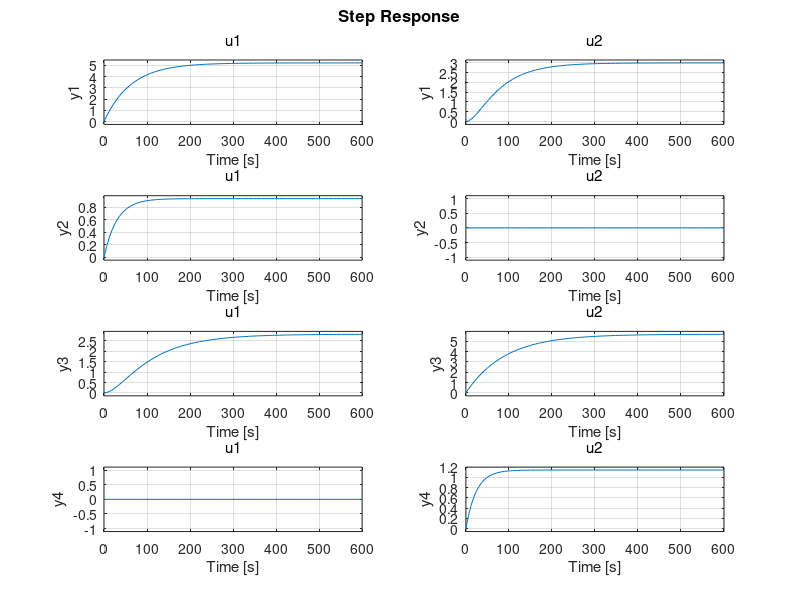
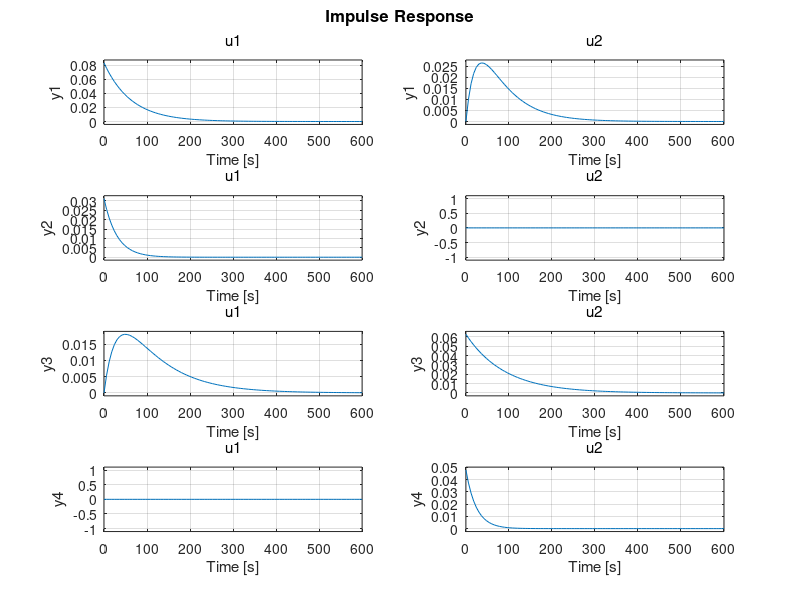

These figures' MATLAB source, in order: (Note: this script raises an error after producing the figures.)
%  General Parameters
A1 = 28;    % [cm^2]
A2 = 32;    % [cm^2]
A3 = A1;    % [cm^2]
A4 = A2;    % [cm^2]
a1 = 0.071; % [cm^2]
a2 = 0.057; % [cm^2]
a3 = a1;    % [cm^2]
a4 = a2;    % [cm^2]
kc = 0.50;  % [V/cm]
g = 981;    % [cm/s^2]

% % Parameters P- MINIMUM PHASE
h10 = 12.4; % [cm]
h20 = 12.7; % [cm]
h30 = 1.8;  % [cm]
h40 = 1.4;  % [cm]
v10 = 3.00; % [V]
v20 = 3.00; % [V]
k1 = 3.33;  % [cm^3/V*s]
k2 = 3.35;  % [cm^3/V*s]
gamma1 = 0.7;
gamma2 = 0.6;

% Parameters P+ NON-MINIMUM PHASE
% h10 = 12.6; % [cm]
% h20 = 13; % [cm]
% h30 = 4.8;  % [cm]
% h40 = 4.9;  % [cm]
% v10 = 3.15; % [V]
% v20 = 3.15; % [V]
% k1 = 3.14;  % [cm^3/V*s]
% k2 = 3.19;  % [cm^3/V*s]
% gamma1 = 0.43;
% gamma2 = 0.34;

% Parameters that depends on the operating condition
T1 = A1/a1*sqrt(2*h10/g);
T2 = A2/a2*sqrt(2*h20/g);
T3 = A3/a3*sqrt(2*h30/g);
T4 = A4/a4*sqrt(2*h40/g);
c1 = T1*k1*kc/A1;
c2 = T2*k2*kc/A2;

% Transfer function
s = tf('s');
G11 = gamma1*c1/(1+s*T1);
G12 = (1-gamma2)*c1/((1+s*T3)*(1+s*T1));
G21 = (1-gamma1)*c2/((1+s*T4)*(1+s*T2));
G22 = gamma2*c2/(1+s*T2);
G = [G11 G12;G21 G22];

%% Zero location
% condition: 1-(T3+T4)^2/(4*T3*T4)<=k<=1 
% if k>1 --> s>0 
% if k<-0.0334 --> s are imaginaries (Re<0) 
% if k = 0 --> s are -1/T3 and -1/T4
% k = 0;  
% syms x;
% double(solve((1+x*T3)*(1+x*T4)-k==0));

%% State-space matrices
% The system is input-decoupled
Atot0 =[-1/T1 0 A3/A1/T3 0
    0 -1/T2 0 A4/A2/T4
    0 0 -1/T3 0
    0 0 0 -1/T4];         
Bdec0{1}=[gamma1*k1/A1 0 0 (1-gamma1)*k1/A4]';
Bdec0{2}=[0 gamma2*k2/A2 (1-gamma2)*k2/A3 0]';
% C_real = [kc 0 0 0; 0 kc 0 0];
Ctot=eye(4);
Cdec0{1}=Ctot([1,4],:);
Cdec0{2}=Ctot(2:3,:);
D = 0;

% use suitable change of coordinates to make the state partition 
%  xnew=[xnew1',xnew2']', where xnew1 includes h1 and h4, while
% x2 includes h2 and h3

T=[1 0 0 0;
    0 0 0 1
    0 1 0 0
    0 0 1 0];
Atot=T*Atot0/T;
Bdec{1}=T*Bdec0{1};
Bdec{2}=T*Bdec0{2};
Cdec{1}=Cdec0{1}/T;
Cdec{2}=Cdec0{2}/T;

B(:,1)=Bdec{1};
B(:,2)=Bdec{2};
C(1:2,:)=Cdec{1};
C(3:4,:)=Cdec{2};

N = 2;
rounding_n = 3;

%% C-T system analysis
systemCT = ss(Atot,B,C,D);
% Step response
figure;
step(systemCT);
% Impulse response
figure;
impulse(systemCT);
% Eigenvalues
eig(Atot);
% Spectral abscissa
rho = max(real(eig(Atot)));
% Eigenvalues on the diagonal of D and eigenvectors on columns of V
[Vec, Dc] = eig(Atot);
% Columns of V are the generalized eigenvectors
[Vjc, Jc] = jordan(Atot);

%% D-T system analysis
% sampling time TS chose considering Ttransient = 5/rho
TS = 1.0;
systemDT = c2d(systemCT, TS);
[Ftot,G,H,L,Ts]=ssdata(systemDT);
Gdec{1} = G(:,1);
Gdec{2} = G(:,2);
Hdec{1} = H(1:2,:);
Hdec{2} = H(3:4,:);

% Step response
figure;
step(systemDT);
% Impulse response
figure;
impulse(systemDT);
% Eigenvalues
eig(Ftot);
% Spectral abscissa
rho = max(abs(eig(Ftot)));
% Eigenvalues on the diagonal of D and eigenvectors on columns of V
[Ved, Dd] = eig(Ftot);
% Columns of V are the generalized eigenvectors
[Vjd, Jd] = jordan(Ftot);

%% Centralized Control
ContStruc = ones(N,N);
[CFM_CT]=di_fixed_modes(Atot,Bdec,Cdec,N,ContStruc,rounding_n);
[CFM_DT]=di_fixed_modes(Ftot,Gdec,Hdec,N,ContStruc,rounding_n);
[K_c_CT, rho_c_CT, feas_c_CT] = LMI_CT_DeDicont(Atot,Bdec,Cdec,N,ContStruc);
[K_c_DT, rho_c_DT, feas_c_DT] = LMI_DT_DeDicont(Ftot,Gdec,Hdec,N,ContStruc);

%% Decentralized Control
ContStruc = diag(ones(N,1));

[DFM_CT]=di_fixed_modes(Atot,Bdec,Cdec,N,ContStruc,rounding_n);
[DFM_DT]=di_fixed_modes(Ftot,Gdec,Hdec,N,ContStruc,rounding_n);
[K_dec_CT, rho_dec_CT, feas_dec_CT] = LMI_CT_DeDicont(Atot,Bdec,Cdec,N,ContStruc);
[K_dec_DT, rho_dec_DT, feas_dec_DT] = LMI_DT_DeDicont(Ftot,Gdec,Hdec,N,ContStruc);

%% Distributed Control
% ContStruc = [1 1
%               1 1];





